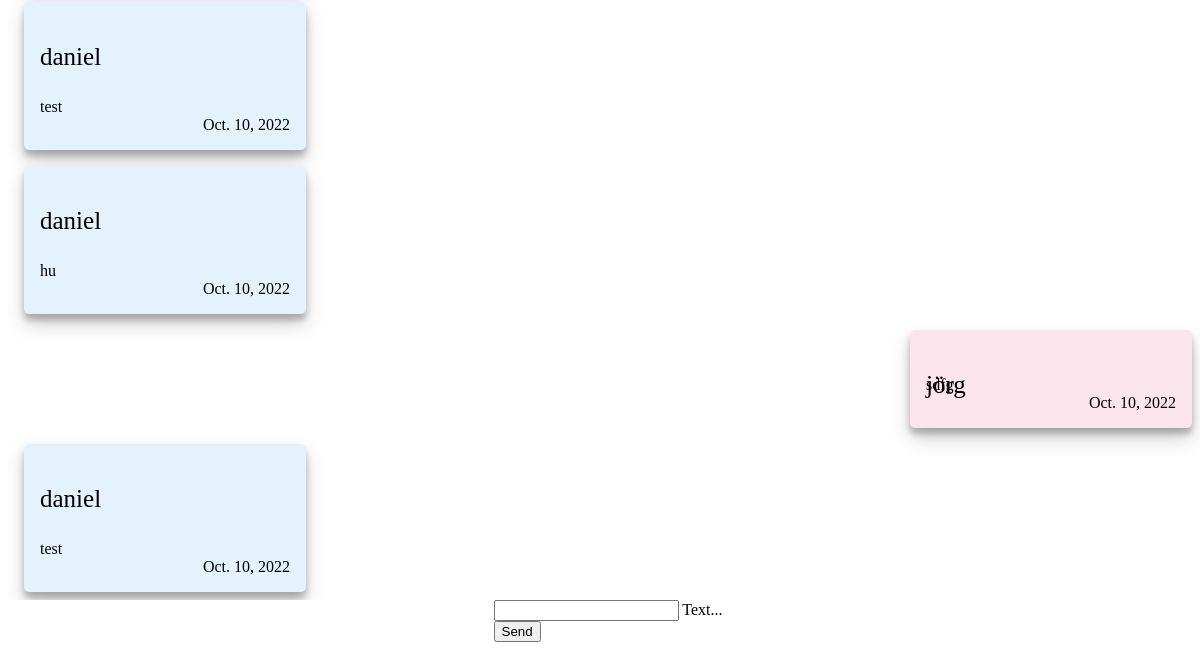
The app's page /chat/28/ (signed in, lower part), older data.
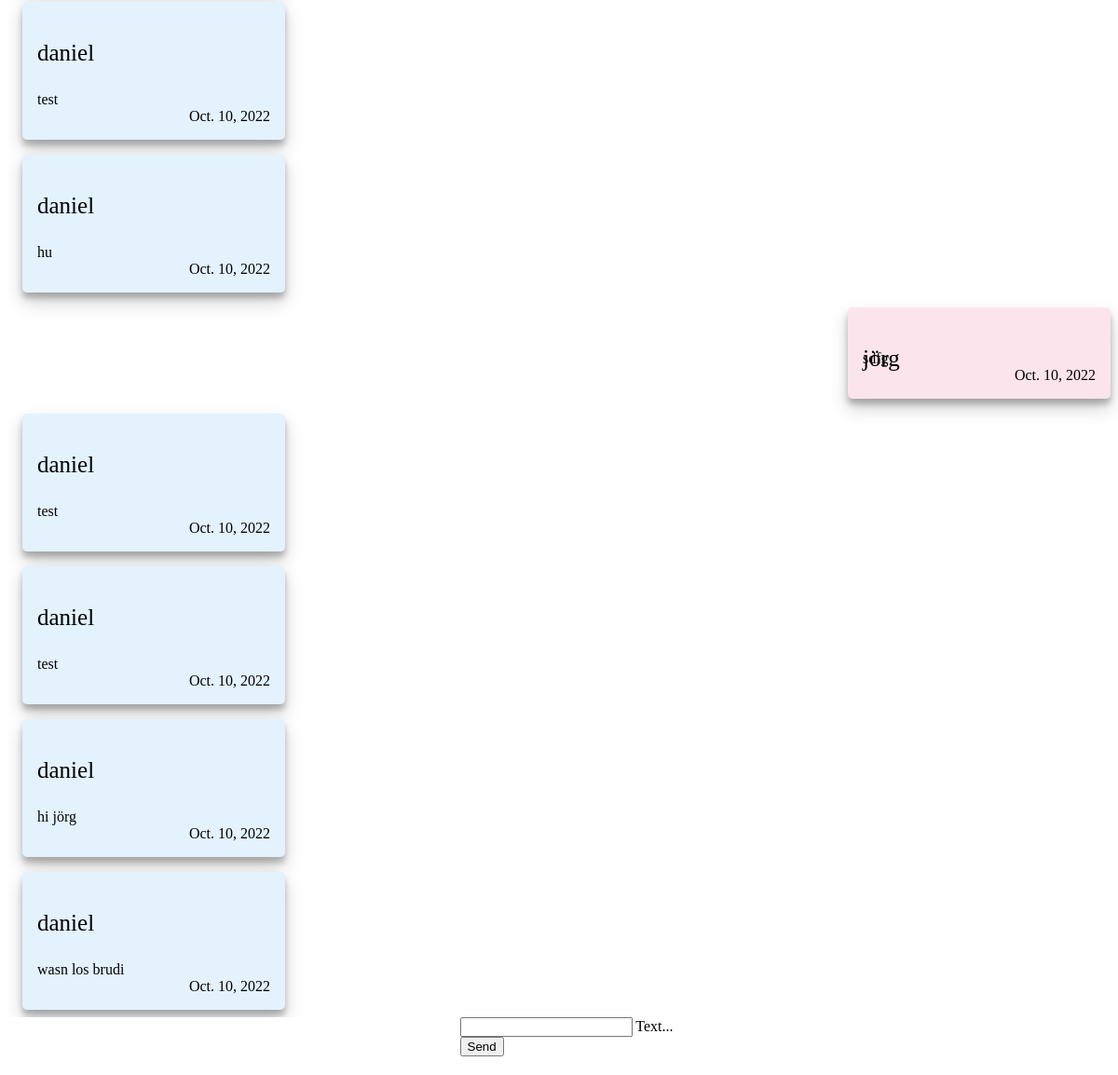
The same page, newer data.
### chat/models.py (models this page shows)
class Message(models.Model):
    text = models.CharField(max_length=500)
    created_at = DateField(default=date.today)
    chat = models.ForeignKey(Chat, on_delete=models.CASCADE, related_name='chat_message_set', default=None, blank=True, null=True)
    author = models.ForeignKey(settings.AUTH_USER_MODEL, on_delete=models.CASCADE, related_name='author_message_set')
    reciever = models.ForeignKey(settings.AUTH_USER_MODEL, on_delete=models.CASCADE, related_name='receiver_message_set')

### chat/views.py (the view, shortened to what this page needs)
# urls.py: path("chat/<int:id>/", message_view , name="chat"),
@login_required(login_url='/login/')
@csrf_exempt
def message_view(request, id):
    all_users = User.objects.all
    all_chats = Chat.objects.filter(participant1 = request.user.id) | Chat.objects.filter(participant2 = request.user.id)
    text_messages = Message.objects.filter(chat_id=id)
    my_chat = Chat.objects.get(id=id)
    if(request.user.id == my_chat.participant1.id):
        reciever_user = my_chat.participant2
    else:
        reciever_user = my_chat.participant1
    return render(request, 'chat/chat.html', {'messages': text_messages,'users': all_users, "chats": all_chats, "recieverUser": reciever_user, "chatId": id})

### chat/templates/chat/chat.html (shortened to what this page needs)
{% extends "base.html" %} {% block content %} {% if request.user.is_authenticated %}
<div id="workspace">
    <div id="messagecontainer">
        {% for message in messages %}
        {% if request.user == message.author %}
        <div id="loggedInUserMessage">
            <div id="card" style="background-color: #E3F2FD">
                <div style="min-height: 30px; display: flex; justify-content: flex-start;">
                    <p style="font-size: 25px; height: 30px;">{{ message.author }}</p>
                </div>
                <div>
                    {{ message.text }}
                </div>
                <div id="createdAt">
                    <span>{{message.created_at}}</span>
                </div>
          </div>
        </div>
          {% else %}
          <div id="notloggedInUserMessage">
            <div id="card" style="background-color: #FCE4EC">
                <div style="height: 30px; display: flex; justify-content: flex-start;">
                    <p style="font-size: 25px; height: 30px;">{{ message.author }}</p>
                </div>
                <div>
                    {{ message.text }}
                </div>
                <div id="createdAt">
                    <span>{{message.created_at}}</span>
                </div>
            </div>
        </div>
          {% endif %}
        {% endfor %}
    </div>
        <div id="sendArea">
            <form onsubmit="sendMessage(); return false;" method="post">
                <div class="mdl-textfield mdl-js-textfield mdl-textfield--floating-label">
                    <input class="mdl-textfield__input" name="textmessage" type="text" id="messageField">
                    <label class="mdl-textfield__label" for="messageField">Text...</label>
                </div>
                <button class="mdl-button mdl-js-button mdl-button--raised mdl-js-ripple-effect mdl-button--accent">
                                Send
                </button>
            </form>
        </div>
</div>
{% endif %} {% endblock %}

### templates/base.html (shortened to what this page needs)
<!DOCTYPE html>
<html lang="en">
<head>
<link rel="stylesheet" href="https://code.getmdl.io/1.3.0/material.indigo-pink.min.css">
 {% load static %}
<link rel="stylesheet" href="{% static 'css/style.css' %}">
</head>
<body>
<div class="mdl-layout mdl-js-layout mdl-layout--fixed-header">
    <main class="mdl-layout__content">
      <div class="page-content">
        {% block content %}
        {% endblock %}
      </div>
    </main>
  </div>
</body>
</html>

### static/css/style.css (style rules this page uses)
.page-content { display: flex; align-items: center; flex-direction: column; width: 100vw; }
#workspace { width: 100%; position: inherit; display: flex; flex-direction: column; align-items: center ; justify-content: flex-end; height: calc(100vh - 60px - 60px); }
#messagecontainer { height: 100%; overflow-y: scroll; width: 100%; display: flex; flex-direction: column; }
#card { width: 250px; padding: 16px; margin: 8px 16px 8px 16px; display: flex; flex-direction: column; border-radius: 5px; box-shadow: 0 10px 20px rgba(0,0,0,0.19), 0 6px 6px rgba(0,0,0,0.23); }
#createdAt { width: 100%; display: flex; justify-content: flex-end; }
#loggedInUserMessage { display: flex; justify-content: flex-start; }
#notloggedInUserMessage { display: flex; justify-content: flex-end; }
#sendArea { display: flex; justify-content: center; background-color: white; }

Row changes from the older to the newer data that the page shows:
added Message: author "daniel", text "test", created_at "Oct. 10, 2022"
added Message: author "daniel", text "hi jörg", created_at "Oct. 10, 2022"
added Message: author "daniel", text "wasn los brudi", created_at "Oct. 10, 2022"
